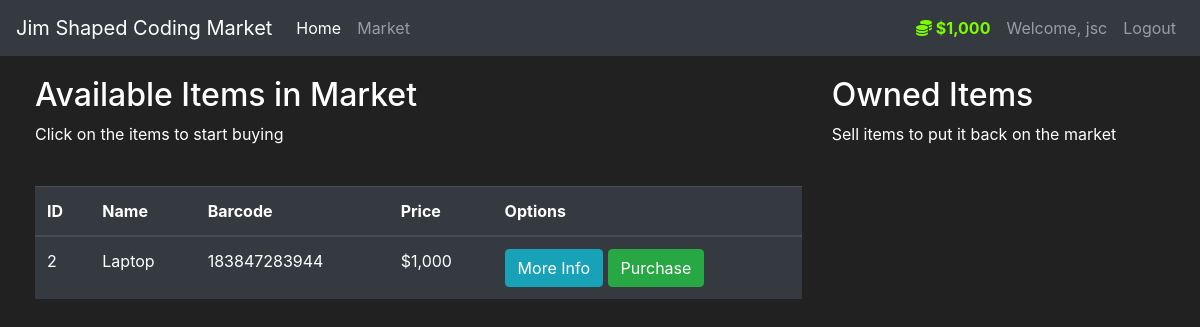
/market (signed in), run on an earlier commit of the app's database.
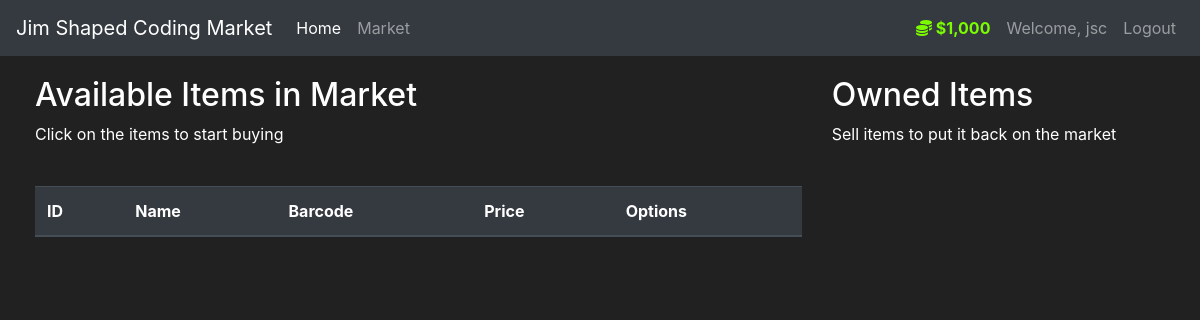
And on a later commit of the database.
### market/models.py (models this page shows, shortened)
class Item(db.Model):
    id = db.Column(db.Integer, primary_key=True)
    name = db.Column(db.String(length=30), nullable=False, unique=True)
    barcode = db.Column(db.String(length=12), nullable=False, unique=True)
    price = db.Column(db.Integer(), nullable=False)
    description = db.Column(db.String(length=1024), nullable=False, unique=True)
    owner = db.Column(db.Integer(), db.ForeignKey('user.id'))
    @property
    def prettier_price(self):
        if len(str(self.price)) >= 4:
            formatted_price = str(self.price)
            for n in range(3, len(str(self.price)), 4):
                formatted_price = f"{formatted_price[:-n]},{formatted_price[-n:]}"
            return f"${formatted_price}"
        else:
            return f"${self.price}"

### market/routes.py (the view, shortened to what this page needs)
@app.route("/market", methods=["GET", "POST"])
@login_required
def market_page():
    purchase_form = PurchaseItemForm()
    if request.method == "GET":
        items = Item.query.filter_by(owner=None)
        return render_template("market.html", items=items, purchase_form=purchase_form)

### market/models.py (called while the page is built)
@login_manager.user_loader
def load_user(user_id):
    return User.query.get(int(user_id))

    @property
    def prettier_budget(self):
        if len(str(self.budget)) >= 4:
            formatted_budget = str(self.budget)
            for n in range(3, len(str(self.budget)), 4):
                formatted_budget = f"{formatted_budget[:-n]},{formatted_budget[-n:]}"
            return f"${formatted_budget}"
        else:
            return f"${self.budget}"

### market/templates/market.html (shortened to what this page needs)
{% extends "base.html" %}
{% block content %}
    <div class="row" style="margin-top: 20px; margin-left: 20px">
        <div class="col-8">
            <h2>Available Items in Market</h2>
            <p>Click on the items to start buying</p>
            <br>
            <table class="table table-hover table-dark">
                <thead>
                <tr>
                    <th scope="col">ID</th>
                    <th scope="col">Name</th>
                    <th scope="col">Barcode</th>
                    <th scope="col">Price</th>
                    <th scope="col">Options</th>
                </tr>
                </thead>
                <tbody>
                {% for item in items %}
                    <tr>
                        <td>{{ item.id }}</td>
                        <td>{{ item.name }}</td>
                        <td>{{ item.barcode }}</td>
                        <td>{{ item.prettier_price }}</td>
                        <td>
                            <button class="btn btn-outline btn-info" data-toggle="modal"
                                    data-target="#Modal-MoreInfo-{{ item.id }}">
                                More Info
                            </button>
                            <button class="btn btn-outline btn-success" data-toggle="modal"
                                    data-target="#Modal-PurchaseConfirm-{{ item.id }}">Purchase
                            </button>
                        </td>
                    </tr>
                {% endfor %}
                </tbody>
            </table>
        </div>
        <div class="col-4">
            <h2>Owned Items</h2>
            <p>Sell items to put it back on the market</p>
        </div>
    </div>
{% endblock %}

What changed in the data, as far as the page shows it:
no longer on this page (row edited): Item: id "2", name "Laptop", barcode "183847283944", prettier_price "$1,000"
